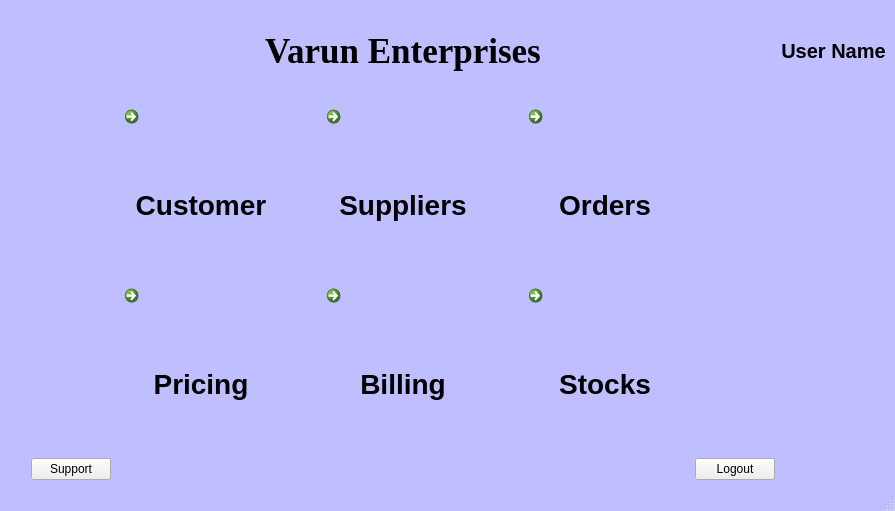
<?xml version="1.0" encoding="UTF-8"?>
<ui version="4.0">
 <class>Homepage</class>
 <widget class="QMainWindow" name="Homepage">
  <property name="geometry">
   <rect>
    <x>0</x>
    <y>0</y>
    <width>895</width>
    <height>511</height>
   </rect>
  </property>
  <property name="windowTitle">
   <string>Homepage</string>
  </property>
  <property name="styleSheet">
   <string notr="true">QMainWindow{
background-color: rgb(191, 191, 255);
}

QLabel{
font-size:28px;
font-family:&quot;Times New Roman&quot;;
font-weight: bold;
}

</string>
  </property>
  <widget class="QWidget" name="centralwidget">
   <layout class="QGridLayout" name="gridLayout">
    <item row="3" column="4">
     <widget class="QCommandLinkButton" name="billingButton">
      <property name="styleSheet">
       <string notr="true">background-image: url(:/Homepage/Homepage/Billing.png);
background-repeat: no-repeat;
background-attachment:fixed;
background-size:10px 10px;
background-position:center;
background-color: rgb(191, 191, 255);
</string>
      </property>
      <property name="text">
       <string/>
      </property>
      <property name="icon">
       <iconset>
        <normaloff>:/Homepage/background.png</normaloff>:/Homepage/background.png</iconset>
      </property>
     </widget>
    </item>
    <item row="2" column="2">
     <widget class="QLabel" name="customerLabel">
      <property name="styleSheet">
       <string notr="true">font-size: 28px;</string>
      </property>
      <property name="text">
       <string>Customer</string>
      </property>
      <property name="alignment">
       <set>Qt::AlignHCenter|Qt::AlignTop</set>
      </property>
     </widget>
    </item>
    <item row="1" column="6">
     <widget class="QCommandLinkButton" name="ordersButton">
      <property name="styleSheet">
       <string notr="true">background-image: url(:/Homepage/Homepage/Orders.png);
background-repeat: no-repeat;
background-attachment:fixed;
background-size:10px 10px;
background-position:center;
background-color: rgb(191, 191, 255);
</string>
      </property>
      <property name="text">
       <string/>
      </property>
      <property name="icon">
       <iconset>
        <normaloff>:/Homepage/background.png</normaloff>:/Homepage/background.png</iconset>
      </property>
      <property name="description">
       <string/>
      </property>
     </widget>
    </item>
    <item row="3" column="1">
     <spacer name="horizontalSpacer_8">
      <property name="orientation">
       <enum>Qt::Horizontal</enum>
      </property>
      <property name="sizeHint" stdset="0">
       <size>
        <width>40</width>
        <height>20</height>
       </size>
      </property>
     </spacer>
    </item>
    <item row="1" column="1">
     <spacer name="horizontalSpacer_12">
      <property name="orientation">
       <enum>Qt::Horizontal</enum>
      </property>
      <property name="sizeHint" stdset="0">
       <size>
        <width>40</width>
        <height>20</height>
       </size>
      </property>
     </spacer>
    </item>
    <item row="3" column="0">
     <spacer name="horizontalSpacer_5">
      <property name="orientation">
       <enum>Qt::Horizontal</enum>
      </property>
      <property name="sizeHint" stdset="0">
       <size>
        <width>40</width>
        <height>20</height>
       </size>
      </property>
     </spacer>
    </item>
    <item row="3" column="8">
     <spacer name="horizontalSpacer_7">
      <property name="orientation">
       <enum>Qt::Horizontal</enum>
      </property>
      <property name="sizeHint" stdset="0">
       <size>
        <width>40</width>
        <height>20</height>
       </size>
      </property>
     </spacer>
    </item>
    <item row="1" column="0">
     <spacer name="horizontalSpacer_9">
      <property name="orientation">
       <enum>Qt::Horizontal</enum>
      </property>
      <property name="sizeHint" stdset="0">
       <size>
        <width>40</width>
        <height>20</height>
       </size>
      </property>
     </spacer>
    </item>
    <item row="1" column="8">
     <spacer name="horizontalSpacer_11">
      <property name="orientation">
       <enum>Qt::Horizontal</enum>
      </property>
      <property name="sizeHint" stdset="0">
       <size>
        <width>40</width>
        <height>20</height>
       </size>
      </property>
     </spacer>
    </item>
    <item row="2" column="8">
     <spacer name="horizontalSpacer_16">
      <property name="orientation">
       <enum>Qt::Horizontal</enum>
      </property>
      <property name="sizeHint" stdset="0">
       <size>
        <width>40</width>
        <height>20</height>
       </size>
      </property>
     </spacer>
    </item>
    <item row="2" column="7">
     <spacer name="horizontalSpacer_15">
      <property name="orientation">
       <enum>Qt::Horizontal</enum>
      </property>
      <property name="sizeHint" stdset="0">
       <size>
        <width>40</width>
        <height>20</height>
       </size>
      </property>
     </spacer>
    </item>
    <item row="1" column="7">
     <spacer name="horizontalSpacer_14">
      <property name="orientation">
       <enum>Qt::Horizontal</enum>
      </property>
      <property name="sizeHint" stdset="0">
       <size>
        <width>40</width>
        <height>20</height>
       </size>
      </property>
     </spacer>
    </item>
    <item row="0" column="8">
     <widget class="QLabel" name="userNameLabel">
      <property name="styleSheet">
       <string notr="true">font-size:20px;</string>
      </property>
      <property name="text">
       <string>User Name</string>
      </property>
      <property name="alignment">
       <set>Qt::AlignCenter</set>
      </property>
     </widget>
    </item>
    <item row="6" column="0">
     <spacer name="horizontalSpacer_19">
      <property name="orientation">
       <enum>Qt::Horizontal</enum>
      </property>
      <property name="sizeHint" stdset="0">
       <size>
        <width>40</width>
        <height>20</height>
       </size>
      </property>
     </spacer>
    </item>
    <item row="8" column="0">
     <spacer name="horizontalSpacer_21">
      <property name="orientation">
       <enum>Qt::Horizontal</enum>
      </property>
      <property name="sizeHint" stdset="0">
       <size>
        <width>40</width>
        <height>20</height>
       </size>
      </property>
     </spacer>
    </item>
    <item row="6" column="7">
     <spacer name="horizontalSpacer_22">
      <property name="orientation">
       <enum>Qt::Horizontal</enum>
      </property>
      <property name="sizeHint" stdset="0">
       <size>
        <width>40</width>
        <height>20</height>
       </size>
      </property>
     </spacer>
    </item>
    <item row="6" column="8">
     <spacer name="horizontalSpacer_23">
      <property name="orientation">
       <enum>Qt::Horizontal</enum>
      </property>
      <property name="sizeHint" stdset="0">
       <size>
        <width>40</width>
        <height>20</height>
       </size>
      </property>
     </spacer>
    </item>
    <item row="6" column="1">
     <spacer name="horizontalSpacer_20">
      <property name="orientation">
       <enum>Qt::Horizontal</enum>
      </property>
      <property name="sizeHint" stdset="0">
       <size>
        <width>40</width>
        <height>20</height>
       </size>
      </property>
     </spacer>
    </item>
    <item row="3" column="7">
     <spacer name="horizontalSpacer_6">
      <property name="orientation">
       <enum>Qt::Horizontal</enum>
      </property>
      <property name="sizeHint" stdset="0">
       <size>
        <width>40</width>
        <height>20</height>
       </size>
      </property>
     </spacer>
    </item>
    <item row="2" column="0">
     <spacer name="horizontalSpacer_17">
      <property name="orientation">
       <enum>Qt::Horizontal</enum>
      </property>
      <property name="sizeHint" stdset="0">
       <size>
        <width>40</width>
        <height>20</height>
       </size>
      </property>
     </spacer>
    </item>
    <item row="0" column="2" colspan="5">
     <widget class="QLabel" name="varunEnterprisesLabel">
      <property name="font">
       <font>
        <family>Times New Roman</family>
        <pointsize>-1</pointsize>
        <weight>75</weight>
        <bold>true</bold>
       </font>
      </property>
      <property name="styleSheet">
       <string notr="true">font-size:35px;</string>
      </property>
      <property name="text">
       <string>Varun Enterprises</string>
      </property>
      <property name="alignment">
       <set>Qt::AlignCenter</set>
      </property>
     </widget>
    </item>
    <item row="8" column="8">
     <spacer name="horizontalSpacer_24">
      <property name="orientation">
       <enum>Qt::Horizontal</enum>
      </property>
      <property name="sizeHint" stdset="0">
       <size>
        <width>40</width>
        <height>20</height>
       </size>
      </property>
     </spacer>
    </item>
    <item row="2" column="5">
     <spacer name="horizontalSpacer_27">
      <property name="orientation">
       <enum>Qt::Horizontal</enum>
      </property>
      <property name="sizeHint" stdset="0">
       <size>
        <width>40</width>
        <height>20</height>
       </size>
      </property>
     </spacer>
    </item>
    <item row="6" column="5">
     <spacer name="horizontalSpacer_29">
      <property name="orientation">
       <enum>Qt::Horizontal</enum>
      </property>
      <property name="sizeHint" stdset="0">
       <size>
        <width>40</width>
        <height>20</height>
       </size>
      </property>
     </spacer>
    </item>
    <item row="6" column="3">
     <spacer name="horizontalSpacer_28">
      <property name="orientation">
       <enum>Qt::Horizontal</enum>
      </property>
      <property name="sizeHint" stdset="0">
       <size>
        <width>40</width>
        <height>20</height>
       </size>
      </property>
     </spacer>
    </item>
    <item row="0" column="1">
     <spacer name="horizontalSpacer_30">
      <property name="orientation">
       <enum>Qt::Horizontal</enum>
      </property>
      <property name="sizeHint" stdset="0">
       <size>
        <width>40</width>
        <height>20</height>
       </size>
      </property>
     </spacer>
    </item>
    <item row="8" column="2" colspan="5">
     <spacer name="horizontalSpacer_25">
      <property name="orientation">
       <enum>Qt::Horizontal</enum>
      </property>
      <property name="sizeHint" stdset="0">
       <size>
        <width>40</width>
        <height>20</height>
       </size>
      </property>
     </spacer>
    </item>
    <item row="2" column="3">
     <spacer name="horizontalSpacer_26">
      <property name="orientation">
       <enum>Qt::Horizontal</enum>
      </property>
      <property name="sizeHint" stdset="0">
       <size>
        <width>40</width>
        <height>20</height>
       </size>
      </property>
     </spacer>
    </item>
    <item row="0" column="0">
     <spacer name="horizontalSpacer_13">
      <property name="orientation">
       <enum>Qt::Horizontal</enum>
      </property>
      <property name="sizeHint" stdset="0">
       <size>
        <width>40</width>
        <height>20</height>
       </size>
      </property>
     </spacer>
    </item>
    <item row="0" column="7">
     <spacer name="horizontalSpacer_10">
      <property name="orientation">
       <enum>Qt::Horizontal</enum>
      </property>
      <property name="sizeHint" stdset="0">
       <size>
        <width>40</width>
        <height>20</height>
       </size>
      </property>
     </spacer>
    </item>
    <item row="8" column="7">
     <widget class="QPushButton" name="logoutButton">
      <property name="text">
       <string>Logout</string>
      </property>
     </widget>
    </item>
    <item row="8" column="1">
     <widget class="QPushButton" name="supportButton">
      <property name="text">
       <string>Support</string>
      </property>
     </widget>
    </item>
    <item row="6" column="4">
     <widget class="QLabel" name="billingLabel">
      <property name="text">
       <string>Billing</string>
      </property>
      <property name="alignment">
       <set>Qt::AlignHCenter|Qt::AlignTop</set>
      </property>
     </widget>
    </item>
    <item row="3" column="2">
     <widget class="QCommandLinkButton" name="pricingButton">
      <property name="styleSheet">
       <string notr="true">background-image: url(:/Homepage/Homepage/Pricing.png);
background-repeat: no-repeat;
background-attachment:fixed;
background-size:10px 10px;
background-position:center;
background-color: rgb(191, 191, 255);
</string>
      </property>
      <property name="text">
       <string/>
      </property>
      <property name="icon">
       <iconset>
        <normaloff>:/Homepage/background.png</normaloff>:/Homepage/background.png</iconset>
      </property>
     </widget>
    </item>
    <item row="2" column="6">
     <widget class="QLabel" name="ordersLabel">
      <property name="text">
       <string>Orders</string>
      </property>
      <property name="alignment">
       <set>Qt::AlignHCenter|Qt::AlignTop</set>
      </property>
     </widget>
    </item>
    <item row="1" column="4">
     <widget class="QCommandLinkButton" name="suppliersButton">
      <property name="styleSheet">
       <string notr="true">background-image: url(:/Homepage/Homepage/Supplier.png);
background-repeat: no-repeat;
background-attachment:fixed;
background-size:10px 10px;
background-position:center;
background-color: rgb(191, 191, 255);
</string>
      </property>
      <property name="text">
       <string/>
      </property>
      <property name="icon">
       <iconset>
        <normaloff>:/Homepage/background.png</normaloff>:/Homepage/background.png</iconset>
      </property>
     </widget>
    </item>
    <item row="6" column="2">
     <widget class="QLabel" name="pricingLabel">
      <property name="text">
       <string>Pricing</string>
      </property>
      <property name="alignment">
       <set>Qt::AlignHCenter|Qt::AlignTop</set>
      </property>
     </widget>
    </item>
    <item row="6" column="6">
     <widget class="QLabel" name="stocksLabel">
      <property name="text">
       <string>Stocks</string>
      </property>
      <property name="alignment">
       <set>Qt::AlignHCenter|Qt::AlignTop</set>
      </property>
     </widget>
    </item>
    <item row="3" column="6">
     <widget class="QCommandLinkButton" name="stocksButton">
      <property name="styleSheet">
       <string notr="true">background-image: url(:/Homepage/Homepage/Stock.png);
background-repeat: no-repeat;
background-attachment:fixed;
background-size:10px 10px;
background-position:center;
background-color: rgb(191, 191, 255);
</string>
      </property>
      <property name="text">
       <string/>
      </property>
      <property name="icon">
       <iconset>
        <normaloff>:/Homepage/background.png</normaloff>:/Homepage/background.png</iconset>
      </property>
     </widget>
    </item>
    <item row="2" column="4">
     <widget class="QLabel" name="suppliersLabel">
      <property name="text">
       <string>Suppliers</string>
      </property>
      <property name="alignment">
       <set>Qt::AlignHCenter|Qt::AlignTop</set>
      </property>
     </widget>
    </item>
    <item row="1" column="2">
     <widget class="QCommandLinkButton" name="customerButton">
      <property name="styleSheet">
       <string notr="true">background-image: url(:/Homepage/Homepage/Customer.png);
background-repeat: no-repeat;
background-attachment:fixed;
background-size:10px 10px;
background-position:center;
background-color: rgb(191, 191, 255);
</string>
      </property>
      <property name="text">
       <string/>
      </property>
      <property name="icon">
       <iconset>
        <normaloff>:/Homepage/background.png</normaloff>:/Homepage/background.png</iconset>
      </property>
     </widget>
    </item>
    <item row="1" column="5">
     <spacer name="horizontalSpacer_2">
      <property name="orientation">
       <enum>Qt::Horizontal</enum>
      </property>
      <property name="sizeHint" stdset="0">
       <size>
        <width>40</width>
        <height>20</height>
       </size>
      </property>
     </spacer>
    </item>
    <item row="3" column="3">
     <spacer name="horizontalSpacer_3">
      <property name="orientation">
       <enum>Qt::Horizontal</enum>
      </property>
      <property name="sizeHint" stdset="0">
       <size>
        <width>40</width>
        <height>20</height>
       </size>
      </property>
     </spacer>
    </item>
    <item row="1" column="3">
     <spacer name="horizontalSpacer">
      <property name="orientation">
       <enum>Qt::Horizontal</enum>
      </property>
      <property name="sizeHint" stdset="0">
       <size>
        <width>40</width>
        <height>20</height>
       </size>
      </property>
     </spacer>
    </item>
    <item row="3" column="5">
     <spacer name="horizontalSpacer_4">
      <property name="orientation">
       <enum>Qt::Horizontal</enum>
      </property>
      <property name="sizeHint" stdset="0">
       <size>
        <width>40</width>
        <height>20</height>
       </size>
      </property>
     </spacer>
    </item>
    <item row="2" column="1">
     <spacer name="horizontalSpacer_18">
      <property name="orientation">
       <enum>Qt::Horizontal</enum>
      </property>
      <property name="sizeHint" stdset="0">
       <size>
        <width>40</width>
        <height>20</height>
       </size>
      </property>
     </spacer>
    </item>
   </layout>
  </widget>
  <widget class="QMenuBar" name="menubar">
   <property name="geometry">
    <rect>
     <x>0</x>
     <y>0</y>
     <width>895</width>
     <height>21</height>
    </rect>
   </property>
  </widget>
  <widget class="QStatusBar" name="statusbar"/>
 </widget>
 <tabstops>
  <tabstop>customerButton</tabstop>
  <tabstop>suppliersButton</tabstop>
  <tabstop>ordersButton</tabstop>
  <tabstop>pricingButton</tabstop>
  <tabstop>billingButton</tabstop>
  <tabstop>stocksButton</tabstop>
  <tabstop>supportButton</tabstop>
  <tabstop>logoutButton</tabstop>
 </tabstops>
 <resources>
  <include location="rec.qrc"/>
 </resources>
 <connections/>
</ui>
